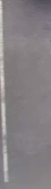
%> input picture Notas/Nada1.png, 51 x 189 px
$ octave --eval "result = extraiCaracteristicas(imread('../Notas/Nada1.png'));"   (GNU Octave 9; MATLAB toolbox functions it lacks are replaced by stand-ins)
%> lines starting %> are read from the running program, lines starting %| are printed output that depends on the picture; in (x1, y1, x2, y2) boxes, pixels count from 0 and x2, y2 are one past the last pixel; in counts of white or black regions, pixels touching at a corner belong together; the program's own positions count from 1
### Utils/picoHistograma.m
function limites = picoHistograma(histograma, tamInterval)
limites = [0,0];
somaIntervalo = 0;


for c = 1:1:tamInterval
    somaIntervalo = histograma(c);
end

p = somaIntervalo;

for i = 2:1:256-tamInterval
    somaIntervalo = somaIntervalo - histograma(i-1);
    somaIntervalo = somaIntervalo + histograma(i-1 + tamInterval);

    if somaIntervalo > p
        p = somaIntervalo;
        limites = [i, i+tamInterval - 1];
    end
end


### Utils/LBPUni.m
function uniformesPC = LBPUni(imagem, P, R)

[linhas, colunas] = size(imagem);

uniformCount = 0;

for x = 1 + R:linhas - R
   for y = 1 + R:colunas - R
       gc = imagem(x,y);
       gps = zeros(P,1);
       for p = 1:P
          offX = round(R*sin(2*pi*p/P));
          offY = round(R*cos(2*pi*p/P));

          gp = imagem(x + offX, y + offY);
          gps(p) = gp;

       end

       U = 0;
       U = U + abs(S(gps(P) - gc) - S(gps(1) - gc));

       for p = 2:P-1
         U = U + abs (S(gps(p) - gc) - S(gps(p-1) - gc));
       end


       if U<=2
           uniformCount = uniformCount + 1;
       end
   end
end

uniformesPC = 100*uniformCount/((linhas-2*R)*(colunas-2*R));

### VagasInteiras/extraiCaracteristicas.m
function colunaAtributos = extraiCaracteristicas(img)

%Lê a imagem que se deseja extrair as características e converte para uma
%imagem em níveis de cinza.

%img = imread('ComCarro.png');
if ~ismatrix(img)
    img = rgb2gray(img);
end

%Pega os limites do intervalo de tamIntervalo níveis que tem mais ocorrências na
%imagem.

tamIntervalo = 50;
histogramaImg = imhist(img, 256);

limitesIntervalo = picoHistograma(histogramaImg, tamIntervalo);

%Pega a porcentagem de ocorrencias do nivel mais comum histograma
%Pega o valor de nivel de cinza mais comum da imagem

[ocorrenciasNivelMaisComum, nivelMaisComum] = max(histogramaImg);
total = size(img,1) * size(img,2);
porcentagemNivelMaisComum = 100*ocorrenciasNivelMaisComum/total;


%Extrai a porcentagem de pixels com descritor uniforme (U<=2) da imagem

%imgEQ = histeq(img);

%[vetorLBP,uniformePC] = LBP(img, 8, 1);
uniformePC = LBPUni(img, 8,1);

%nLinhas = size(vetorLBP, 2) + 5;


%Separa bordas através do método de Sobel(padrão)
imBordas = edge(img);

%Pega os componentes conectados da imagem que contém as bordas
CC = bwconncomp(imBordas);

%Identifica o componente conectado de maior area e a maior area dele
structArea = regionprops(CC,'area');
arrayArea = [structArea.Area];
[maiorArea, idx]  = max(arrayArea);

%Pega o comprimento do eixo maior e do eixo menor do elipse que contém o
%componente conectado de maior area
structExMaior = regionprops(CC,'MajorAxisLength');
arrayExMaior = [structExMaior.MajorAxisLength];
valorExMaior = arrayExMaior(idx);

structExMenor = regionprops(CC, 'MinorAxisLength');
arrayExMenor = [structExMenor.MinorAxisLength];
valorExMenor = arrayExMenor(idx);


colunaAtributos = zeros(8 , 1);

colunaAtributos(1) = limitesIntervalo(1);
colunaAtributos(2) = limitesIntervalo(2);
colunaAtributos(3) = porcentagemNivelMaisComum;
colunaAtributos(4) = nivelMaisComum;
colunaAtributos(5) = uniformePC;
colunaAtributos(6) = maiorArea;
colunaAtributos(7) = valorExMaior;
colunaAtributos(8) = valorExMenor;
%> in extraiCaracteristicas, `histogramaImg = imhist(img, 256);`: histogramaImg = 256 values, max 906 at index 130, min 0 at index 1, mean 37.65
%> in picoHistograma, `p = somaIntervalo;`: p = 0
%> the loop in picoHistograma, `for i = 2:1:256-tamInterval` made 205 passes
%> (somaIntervalo, p) on passes 32 to 43: (5, 5), (11, 11), (15, 15), (21, 21), (29, 29), (36, 36), (42, 42), (47, 47), (53, 53), (58, 58), (66, 66), (73, 73)
%> somaIntervalo on passes 1 to 6: 0, 0, 0, 0, 0, 0
%> after the loop in picoHistograma, `for i = 2:1:256-tamInterval`: limites = [96 145]; p = 8845; somaIntervalo = 25
%> in extraiCaracteristicas, `limitesIntervalo = picoHistograma(histogramaImg, tamIntervalo);`: limitesIntervalo = [96 145]
%> in extraiCaracteristicas, `[ocorrenciasNivelMaisComum, nivelMaisComum] = max(histogramaImg);`: ocorrenciasNivelMaisComum = 906; nivelMaisComum = 130
%> in extraiCaracteristicas, `porcentagemNivelMaisComum = 100*ocorrenciasNivelMaisComum/total;`: porcentagemNivelMaisComum = 9.4
%> after the loop in LBPUni, `for x = 1 + R:linhas - R`: gps = [136; 136; 136; 136; 136; 136; 136; 136]; uniformCount = 8240
%> in LBPUni, `uniformesPC = 100*uniformCount/((linhas-2*R)*(colunas-2*R));`: uniformesPC = 89.93
%> in extraiCaracteristicas, `imBordas = edge(img);`:
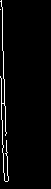
%> imBordas: size 189x51 logical; 3% white in thin lines or dots, all inside (x1, y1, x2, y2) = (0, 0, 9, 182)
%> in extraiCaracteristicas, `CC = bwconncomp(imBordas);`: CC = 2 connected components
%> in extraiCaracteristicas, `structArea = regionprops(CC,'area');`: structArea = 2 regions; Area: 289, 1
%> in extraiCaracteristicas, `arrayArea = [structArea.Area];`: arrayArea = [289 1]
%> in extraiCaracteristicas, `[maiorArea, idx]  = max(arrayArea);`: maiorArea = 289; idx = 1
%> in extraiCaracteristicas, `structExMaior = regionprops(CC,'MajorAxisLength');`: structExMaior = 2 regions; MajorAxisLength: 198.7, 1.15
%> in extraiCaracteristicas, `arrayExMaior = [structExMaior.MajorAxisLength];`: arrayExMaior = [198.7 1.15]
%> in extraiCaracteristicas, `valorExMaior = arrayExMaior(idx);`: valorExMaior = 198.7
%> in extraiCaracteristicas, `structExMenor = regionprops(CC, 'MinorAxisLength');`: structExMenor = 2 items; MinorAxisLength: 6.43, 1.15
%> in extraiCaracteristicas, `arrayExMenor = [structExMenor.MinorAxisLength];`: arrayExMenor = [6.43 1.15]
%> in extraiCaracteristicas, `valorExMenor = arrayExMenor(idx);`: valorExMenor = 6.43
%> `result = extraiCaracteristicas(imread('../Notas/Nada1.png'));`: result = [96; 145; 9.4; 130; 89.93; 289; 198.7; 6.43]

$ run again, on Notas/Nada2.png
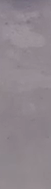
%> input picture Notas/Nada2.png, 51 x 189 px
%> histogramaImg = 256 values, max 1093 at index 140, min 0 at index 1, mean 37.65
%> in picoHistograma, `p = somaIntervalo;`: p = 0
%> after the loop in picoHistograma, `for i = 2:1:256-tamInterval`: limites = [107 156]; p = 9639
%> limitesIntervalo = [107 156]
%> ocorrenciasNivelMaisComum = 1093; nivelMaisComum = 140
%> porcentagemNivelMaisComum = 11.34
%> after the loop in LBPUni, `for x = 1 + R:linhas - R`: gps = [141; 141; 141; 141; 141; 140; 140; 141]; uniformCount = 8473
%> uniformesPC = 92.47
%> in extraiCaracteristicas, `imBordas = edge(img);`:
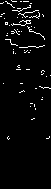
%> imBordas: size 189x51 logical; 3.5% white in thin lines or dots, all inside (x1, y1, x2, y2) = (0, 0, 51, 140)
%> CC = 59 connected components
%> structArea = 59 regions; largest, Area: 37, 26, 26, 26, 22
%> arrayArea = 59 values, max 37 at index 14, min 1 at index 4, mean 5.73
%> maiorArea = 37; idx = 14
%> structExMaior = 59 regions; first 5, MajorAxisLength: 4.82, 2.31, 4.96, 1.15, 1.15
%> arrayExMaior = 59 values, max 30.07 at index 28, min 1.15 at index 4, mean 5.75
%> valorExMaior = 22.64
%> structExMenor = 59 items; first 5, MinorAxisLength: 1.56, 1.15, 1.42, 1.15, 1.15
%> arrayExMenor = 59 values, max 5.97 at index 14, min 1.15 at index 2, mean 1.82
%> valorExMenor = 5.97
%> result = [107; 156; 11.34; 140; 92.47; 37; 22.64; 5.97]
